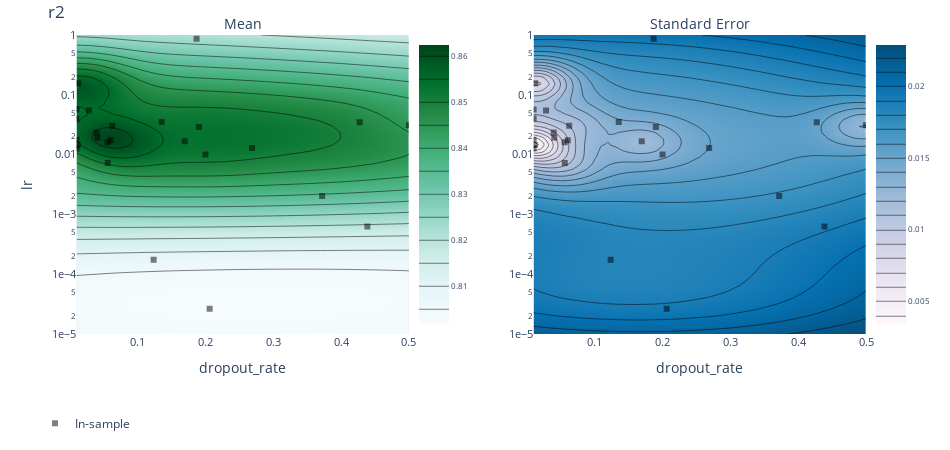

The notebook cell this image was saved under:
### Code cell
render(ax_client.get_contour_plot(param_x="dropout_rate", param_y="lr", metric_name="r2"))

### Figure 1 — Plotly figure (JSON) as saved in the notebook; plotly's stock layout.template omitted (floating-point values rounded to 4 significant figures; data arrays with more than 128 entries replaced by an {"elided": "..."} marker saying what was removed)
{"data": [{"autocolorscale": false, "autocontour": true, "colorbar": {"tickfont": {"size": 8}, "ticksuffix": "", "x": 0.45, "y": 0.5}, "colorscale": [[0, "rgb(247,252,253)"], [0.125, "rgb(229,245,249)"], [0.25, "rgb(204,236,230)"], [0.375, "rgb(153,216,201)"], [0.5, "rgb(102,194,164)"], [0.625, "rgb(65,174,118)"], [0.75, "rgb(35,139,69)"], [0.875, "rgb(0,109,44)"], [1, "rgb(0,68,27)"]], "contours": {"coloring": "heatmap"}, "hoverinfo": "x+y+z", "ncontours": 25, "type": "contour", "x": [0.01, 0.02, 0.03, 0.04, 0.05, 0.06, 0.07, 0.08, 0.09, 0.1, 0.11, 0.12, 0.13, 0.14, 0.15, 0.16, 0.17, 0.18, 0.19, 0.2, 0.21, 0.22, 0.23, 0.24, 0.25, 0.26, 0.27, 0.28, 0.29, 0.3, 0.31, 0.32, 0.33, 0.34, 0.35, 0.36, 0.37, 0.38, 0.39, 0.4, 0.41, 0.42, 0.43, 0.44, 0.45, 0.46, 0.47, 0.48, 0.49, 0.5], "xaxis": "x", "y": [1e-05, 1.265e-05, 1.6e-05, 2.024e-05, 2.56e-05, 3.237e-05, 4.095e-05, 5.179e-05, 6.551e-05, 8.286e-05, 0.0001048, 0.0001326, 0.0001677, 0.0002121, 0.0002683, 0.0003393, 0.0004292, 0.0005429, 0.0006866, 0.0008685, 0.001099, 0.001389, 0.001758, 0.002223, 0.002812, 0.003556, 0.004498, 0.00569, 0.007197, 0.009103, 0.01151, 0.01456, 0.01842, 0.0233, 0.02947, 0.03728, 0.04715, 0.05964, 0.07543, 0.09541, 0.1207, 0.1526, 0.1931, 0.2442, 0.3089, 0.3907, 0.4942, 0.6251, 0.7906, 1], "yaxis": "y", "z": {"elided": "50x50 float values"}, "zauto": true, "zmax": 0.8624, "zmin": -0.8624}, {"autocolorscale": false, "autocontour": true, "colorbar": {"tickfont": {"size": 8}, "ticksuffix": "", "x": 1, "y": 0.5}, "colorscale": [[0, "rgb(255,247,251)"], [0.1429, "rgb(236,231,242)"], [0.2857, "rgb(208,209,230)"], [0.4286, "rgb(166,189,219)"], [0.5714, "rgb(116,169,207)"], [0.7143, "rgb(54,144,192)"], [0.8571, "rgb(5,112,176)"], [1, "rgb(3,78,123)"]], "contours": {"coloring": "heatmap"}, "hoverinfo": "x+y+z", "ncontours": 25, "type": "contour", "x": [0.01, 0.02, 0.03, 0.04, 0.05, 0.06, 0.07, 0.08, 0.09, 0.1, 0.11, 0.12, 0.13, 0.14, 0.15, 0.16, 0.17, 0.18, 0.19, 0.2, 0.21, 0.22, 0.23, 0.24, 0.25, 0.26, 0.27, 0.28, 0.29, 0.3, 0.31, 0.32, 0.33, 0.34, 0.35, 0.36, 0.37, 0.38, 0.39, 0.4, 0.41, 0.42, 0.43, 0.44, 0.45, 0.46, 0.47, 0.48, 0.49, 0.5], "xaxis": "x2", "y": [1e-05, 1.265e-05, 1.6e-05, 2.024e-05, 2.56e-05, 3.237e-05, 4.095e-05, 5.179e-05, 6.551e-05, 8.286e-05, 0.0001048, 0.0001326, 0.0001677, 0.0002121, 0.0002683, 0.0003393, 0.0004292, 0.0005429, 0.0006866, 0.0008685, 0.001099, 0.001389, 0.001758, 0.002223, 0.002812, 0.003556, 0.004498, 0.00569, 0.007197, 0.009103, 0.01151, 0.01456, 0.01842, 0.0233, 0.02947, 0.03728, 0.04715, 0.05964, 0.07543, 0.09541, 0.1207, 0.1526, 0.1931, 0.2442, 0.3089, 0.3907, 0.4942, 0.6251, 0.7906, 1], "yaxis": "y2", "z": {"elided": "50x50 float values"}}, {"hoverinfo": "text", "legendgroup": "In-sample", "marker": {"color": "black", "opacity": 0.5, "symbol": 1}, "mode": "markers", "name": "In-sample", "text": ["Arm 0_0<br>r2: 0.863856 (SEM: None)<br>lr: 0.01<br>patience: 10<br>dropout_rate: 0.2<br>hidden_sizes: [2048, 1024, 512]", "Arm 10_0<br>r2: 0.847634 (SEM: None)<br>lr: 0.0569747<br>patience: 18<br>dropout_rate: 0.01<br>hidden_sizes: [4096, 2048, 1024, 512]", "Arm 11_0<br>r2: 0.843947 (SEM: None)<br>lr: 0.0310382<br>patience: 16<br>dropout_rate: 0.5<br>hidden_sizes: [2048, 1024, 512]", "Arm 12_0<br>r2: 0.839303 (SEM: None)<br>lr: 0.0126717<br>patience: 13<br>dropout_rate: 0.01<br>hidden_sizes: [2048, 1024, 512]", "Arm 13_0<br>r2: 0.867409 (SEM: None)<br>lr: 0.0177695<br>patience: 15<br>dropout_rate: 0.01<br>hidden_sizes: [2048, 1024, 512]", "Arm 14_0<br>r2: 0.863632 (SEM: None)<br>lr: 0.0548036<br>patience: 17<br>dropout_rate: 0.0283385<br>hidden_sizes: [2048, 1024, 512]", "Arm 15_0<br>r2: 0.859984 (SEM: None)<br>lr: 0.0352331<br>patience: 16<br>dropout_rate: 0.135457<br>hidden_sizes: [4096, 2048, 1024, 512]", "Arm 16_0<br>r2: 0.860429 (SEM: None)<br>lr: 0.0402689<br>patience: 16<br>dropout_rate: 0.01<br>hidden_sizes: [2048, 1024, 512]", "Arm 17_0<br>r2: 0.8768 (SEM: None)<br>lr: 0.0160504<br>patience: 17<br>dropout_rate: 0.0557387<br>hidden_sizes: [2048, 1024, 512]", "Arm 18_0<br>r2: 0.872036 (SEM: None)<br>lr: 0.0303671<br>patience: 16<br>dropout_rate: 0.0625272<br>hidden_sizes: [2048, 1024, 512]", "Arm 19_0<br>r2: 0.854174 (SEM: None)<br>lr: 0.0167589<br>patience: 16<br>dropout_rate: 0.169405<br>hidden_sizes: [2048, 1024, 512]", "Arm 1_0<br>r2: 0.831964 (SEM: None)<br>lr: 0.0129508<br>patience: 12<br>dropout_rate: 0.268742<br>hidden_sizes: [2048, 1024, 512, 256]", "Arm 20_0<br>r2: 0.863322 (SEM: None)<br>lr: 0.00722224<br>patience: 16<br>dropout_rate: 0.0559617<br>hidden_sizes: [2048, 1024, 512]", "Arm 21_0<br>r2: 0.867291 (SEM: None)<br>lr: 0.0173854<br>patience: 17<br>dropout_rate: 0.0603577<br>hidden_sizes: [2048, 2048, 1024]", "Arm 22_0<br>r2: 0.861915 (SEM: None)<br>lr: 0.0145041<br>patience: 17<br>dropout_rate: 0.0117463<br>hidden_sizes: [2048, 1024, 512]", "Arm 23_0<br>r2: 0.819355 (SEM: None)<br>lr: 0.023336<br>patience: 16<br>dropout_rate: 0.0395817<br>hidden_sizes: [2048, 1024, 512, 256]", "Arm 24_0<br>r2: 0.842824 (SEM: None)<br>lr: 0.0289922<br>patience: 16<br>dropout_rate: 0.190272<br>hidden_sizes: [2048, 2048, 1024]", "Arm 2_0<br>r2: -0.0757282 (SEM: None)<br>lr: 2.63235e-05<br>patience: 17<br>dropout_rate: 0.206178<br>hidden_sizes: [1024, 512, 256]", "Arm 3_0<br>r2: 0.788323 (SEM: None)<br>lr: 0.000629774<br>patience: 6<br>dropout_rate: 0.438754<br>hidden_sizes: [1024, 512, 256]", "Arm 4_0<br>r2: 0.863911 (SEM: None)<br>lr: 0.15651<br>patience: 15<br>dropout_rate: 0.0125371<br>hidden_sizes: [2048, 1024, 512]", "Arm 5_0<br>r2: -5.81969 (SEM: None)<br>lr: 0.865897<br>patience: 7<br>dropout_rate: 0.186945<br>hidden_sizes: [2048, 1024, 512]", "Arm 6_0<br>r2: 0.833756 (SEM: None)<br>lr: 0.00202282<br>patience: 14<br>dropout_rate: 0.372014<br>hidden_sizes: [4096, 2048, 1024, 512]", "Arm 7_0<br>r2: 0.801181 (SEM: None)<br>lr: 0.000174222<br>patience: 9<br>dropout_rate: 0.123622<br>hidden_sizes: [2048, 1024, 512]", "Arm 8_0<br>r2: 0.854067 (SEM: None)<br>lr: 0.0348209<br>patience: 20<br>dropout_rate: 0.42738<br>hidden_sizes: [2048, 2048, 1024]", "Arm 9_0<br>r2: 0.881123 (SEM: None)<br>lr: 0.0191998<br>patience: 16<br>dropout_rate: 0.040558<br>hidden_sizes: [2048, 1024, 512]"], "type": "scatter", "x": [0.2, 0.01, 0.5, 0.01, 0.01, 0.02834, 0.1355, 0.01, 0.05574, 0.06253, 0.1694, 0.2687, 0.05596, 0.06036, 0.01175, 0.03958, 0.1903, 0.2062, 0.4388, 0.01254, 0.1869, 0.372, 0.1236, 0.4274, 0.04056], "xaxis": "x", "y": [0.01, 0.05697, 0.03104, 0.01267, 0.01777, 0.0548, 0.03523, 0.04027, 0.01605, 0.03037, 0.01676, 0.01295, 0.007222, 0.01739, 0.0145, 0.02334, 0.02899, 2.632e-05, 0.0006298, 0.1565, 0.8659, 0.002023, 0.0001742, 0.03482, 0.0192], "yaxis": "y"}, {"hoverinfo": "text", "legendgroup": "In-sample", "marker": {"color": "black", "opacity": 0.5, "symbol": 1}, "mode": "markers", "name": "In-sample", "showlegend": false, "text": ["Arm 0_0<br>r2: 0.863856 (SEM: None)<br>lr: 0.01<br>patience: 10<br>dropout_rate: 0.2<br>hidden_sizes: [2048, 1024, 512]", "Arm 10_0<br>r2: 0.847634 (SEM: None)<br>lr: 0.0569747<br>patience: 18<br>dropout_rate: 0.01<br>hidden_sizes: [4096, 2048, 1024, 512]", "Arm 11_0<br>r2: 0.843947 (SEM: None)<br>lr: 0.0310382<br>patience: 16<br>dropout_rate: 0.5<br>hidden_sizes: [2048, 1024, 512]", "Arm 12_0<br>r2: 0.839303 (SEM: None)<br>lr: 0.0126717<br>patience: 13<br>dropout_rate: 0.01<br>hidden_sizes: [2048, 1024, 512]", "Arm 13_0<br>r2: 0.867409 (SEM: None)<br>lr: 0.0177695<br>patience: 15<br>dropout_rate: 0.01<br>hidden_sizes: [2048, 1024, 512]", "Arm 14_0<br>r2: 0.863632 (SEM: None)<br>lr: 0.0548036<br>patience: 17<br>dropout_rate: 0.0283385<br>hidden_sizes: [2048, 1024, 512]", "Arm 15_0<br>r2: 0.859984 (SEM: None)<br>lr: 0.0352331<br>patience: 16<br>dropout_rate: 0.135457<br>hidden_sizes: [4096, 2048, 1024, 512]", "Arm 16_0<br>r2: 0.860429 (SEM: None)<br>lr: 0.0402689<br>patience: 16<br>dropout_rate: 0.01<br>hidden_sizes: [2048, 1024, 512]", "Arm 17_0<br>r2: 0.8768 (SEM: None)<br>lr: 0.0160504<br>patience: 17<br>dropout_rate: 0.0557387<br>hidden_sizes: [2048, 1024, 512]", "Arm 18_0<br>r2: 0.872036 (SEM: None)<br>lr: 0.0303671<br>patience: 16<br>dropout_rate: 0.0625272<br>hidden_sizes: [2048, 1024, 512]", "Arm 19_0<br>r2: 0.854174 (SEM: None)<br>lr: 0.0167589<br>patience: 16<br>dropout_rate: 0.169405<br>hidden_sizes: [2048, 1024, 512]", "Arm 1_0<br>r2: 0.831964 (SEM: None)<br>lr: 0.0129508<br>patience: 12<br>dropout_rate: 0.268742<br>hidden_sizes: [2048, 1024, 512, 256]", "Arm 20_0<br>r2: 0.863322 (SEM: None)<br>lr: 0.00722224<br>patience: 16<br>dropout_rate: 0.0559617<br>hidden_sizes: [2048, 1024, 512]", "Arm 21_0<br>r2: 0.867291 (SEM: None)<br>lr: 0.0173854<br>patience: 17<br>dropout_rate: 0.0603577<br>hidden_sizes: [2048, 2048, 1024]", "Arm 22_0<br>r2: 0.861915 (SEM: None)<br>lr: 0.0145041<br>patience: 17<br>dropout_rate: 0.0117463<br>hidden_sizes: [2048, 1024, 512]", "Arm 23_0<br>r2: 0.819355 (SEM: None)<br>lr: 0.023336<br>patience: 16<br>dropout_rate: 0.0395817<br>hidden_sizes: [2048, 1024, 512, 256]", "Arm 24_0<br>r2: 0.842824 (SEM: None)<br>lr: 0.0289922<br>patience: 16<br>dropout_rate: 0.190272<br>hidden_sizes: [2048, 2048, 1024]", "Arm 2_0<br>r2: -0.0757282 (SEM: None)<br>lr: 2.63235e-05<br>patience: 17<br>dropout_rate: 0.206178<br>hidden_sizes: [1024, 512, 256]", "Arm 3_0<br>r2: 0.788323 (SEM: None)<br>lr: 0.000629774<br>patience: 6<br>dropout_rate: 0.438754<br>hidden_sizes: [1024, 512, 256]", "Arm 4_0<br>r2: 0.863911 (SEM: None)<br>lr: 0.15651<br>patience: 15<br>dropout_rate: 0.0125371<br>hidden_sizes: [2048, 1024, 512]", "Arm 5_0<br>r2: -5.81969 (SEM: None)<br>lr: 0.865897<br>patience: 7<br>dropout_rate: 0.186945<br>hidden_sizes: [2048, 1024, 512]", "Arm 6_0<br>r2: 0.833756 (SEM: None)<br>lr: 0.00202282<br>patience: 14<br>dropout_rate: 0.372014<br>hidden_sizes: [4096, 2048, 1024, 512]", "Arm 7_0<br>r2: 0.801181 (SEM: None)<br>lr: 0.000174222<br>patience: 9<br>dropout_rate: 0.123622<br>hidden_sizes: [2048, 1024, 512]", "Arm 8_0<br>r2: 0.854067 (SEM: None)<br>lr: 0.0348209<br>patience: 20<br>dropout_rate: 0.42738<br>hidden_sizes: [2048, 2048, 1024]", "Arm 9_0<br>r2: 0.881123 (SEM: None)<br>lr: 0.0191998<br>patience: 16<br>dropout_rate: 0.040558<br>hidden_sizes: [2048, 1024, 512]"], "type": "scatter", "x": [0.2, 0.01, 0.5, 0.01, 0.01, 0.02834, 0.1355, 0.01, 0.05574, 0.06253, 0.1694, 0.2687, 0.05596, 0.06036, 0.01175, 0.03958, 0.1903, 0.2062, 0.4388, 0.01254, 0.1869, 0.372, 0.1236, 0.4274, 0.04056], "xaxis": "x2", "y": [0.01, 0.05697, 0.03104, 0.01267, 0.01777, 0.0548, 0.03523, 0.04027, 0.01605, 0.03037, 0.01676, 0.01295, 0.007222, 0.01739, 0.0145, 0.02334, 0.02899, 2.632e-05, 0.0006298, 0.1565, 0.8659, 0.002023, 0.0001742, 0.03482, 0.0192], "yaxis": "y2"}], "layout": {"annotations": [{"font": {"size": 14}, "showarrow": false, "text": "Mean", "x": 0.25, "xanchor": "center", "xref": "paper", "y": 1, "yanchor": "bottom", "yref": "paper"}, {"font": {"size": 14}, "showarrow": false, "text": "Standard Error", "x": 0.8, "xanchor": "center", "xref": "paper", "y": 1, "yanchor": "bottom", "yref": "paper"}], "autosize": false, "height": 450, "hovermode": "closest", "legend": {"orientation": "h", "x": 0, "y": -0.25}, "margin": {"b": 100, "l": 35, "pad": 0, "r": 35, "t": 35}, "title": {"text": "r2"}, "width": 950, "xaxis": {"anchor": "y", "autorange": false, "domain": [0.05, 0.45], "exponentformat": "e", "range": [0.01, 0.5], "tickfont": {"size": 11}, "tickmode": "auto", "title": {"text": "dropout_rate"}, "type": "linear"}, "xaxis2": {"anchor": "y2", "autorange": false, "domain": [0.6, 1], "exponentformat": "e", "range": [0.01, 0.5], "tickfont": {"size": 11}, "tickmode": "auto", "title": {"text": "dropout_rate"}, "type": "linear"}, "yaxis": {"anchor": "x", "autorange": false, "domain": [0, 1], "exponentformat": "e", "range": [-5, 0], "tickfont": {"size": 11}, "tickmode": "auto", "title": {"text": "lr"}, "type": "log"}, "yaxis2": {"anchor": "x2", "autorange": false, "domain": [0, 1], "exponentformat": "e", "range": [-5, 0], "tickfont": {"size": 11}, "tickmode": "auto", "type": "log"}}}
